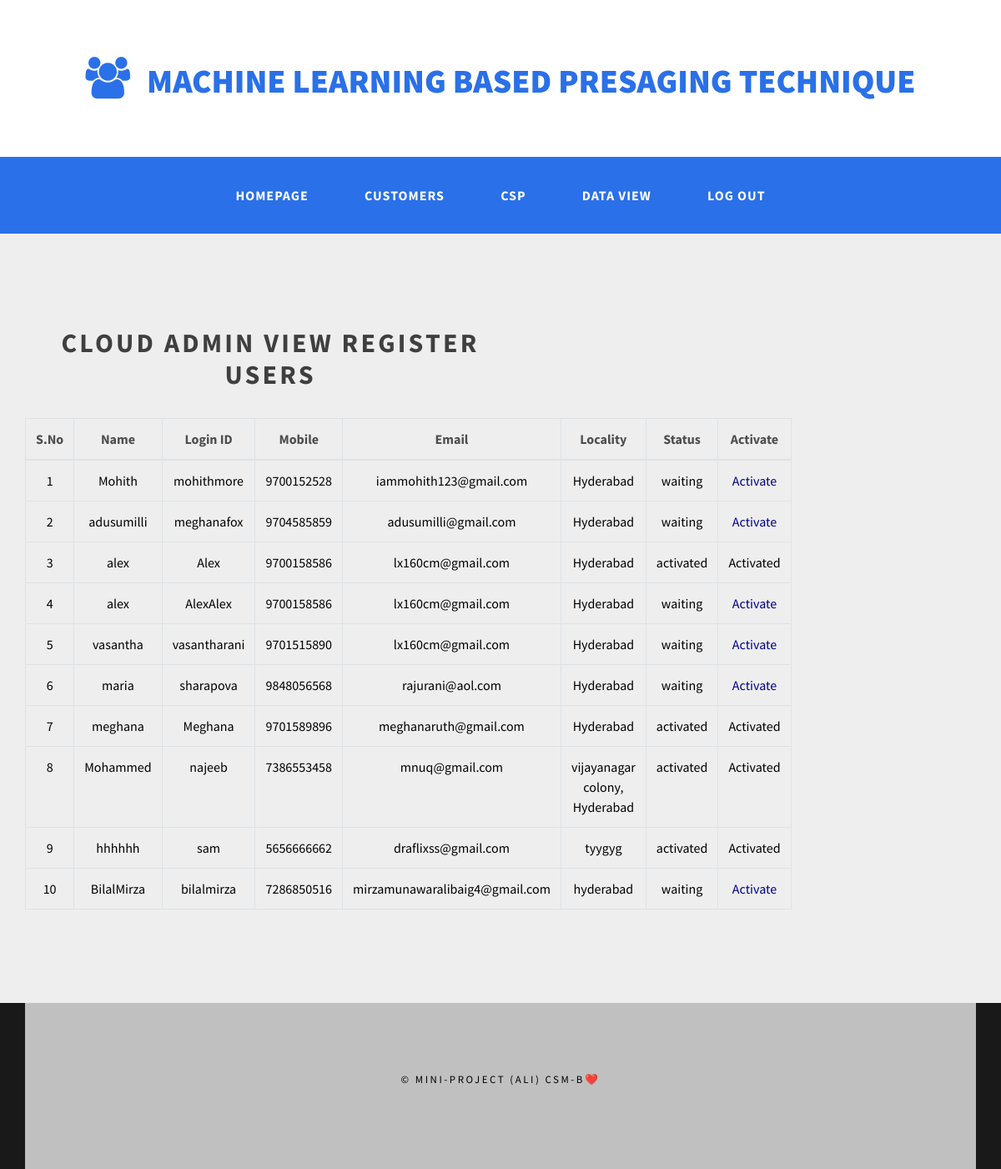
The page /CloudCustomers/ on the database as committed earlier.
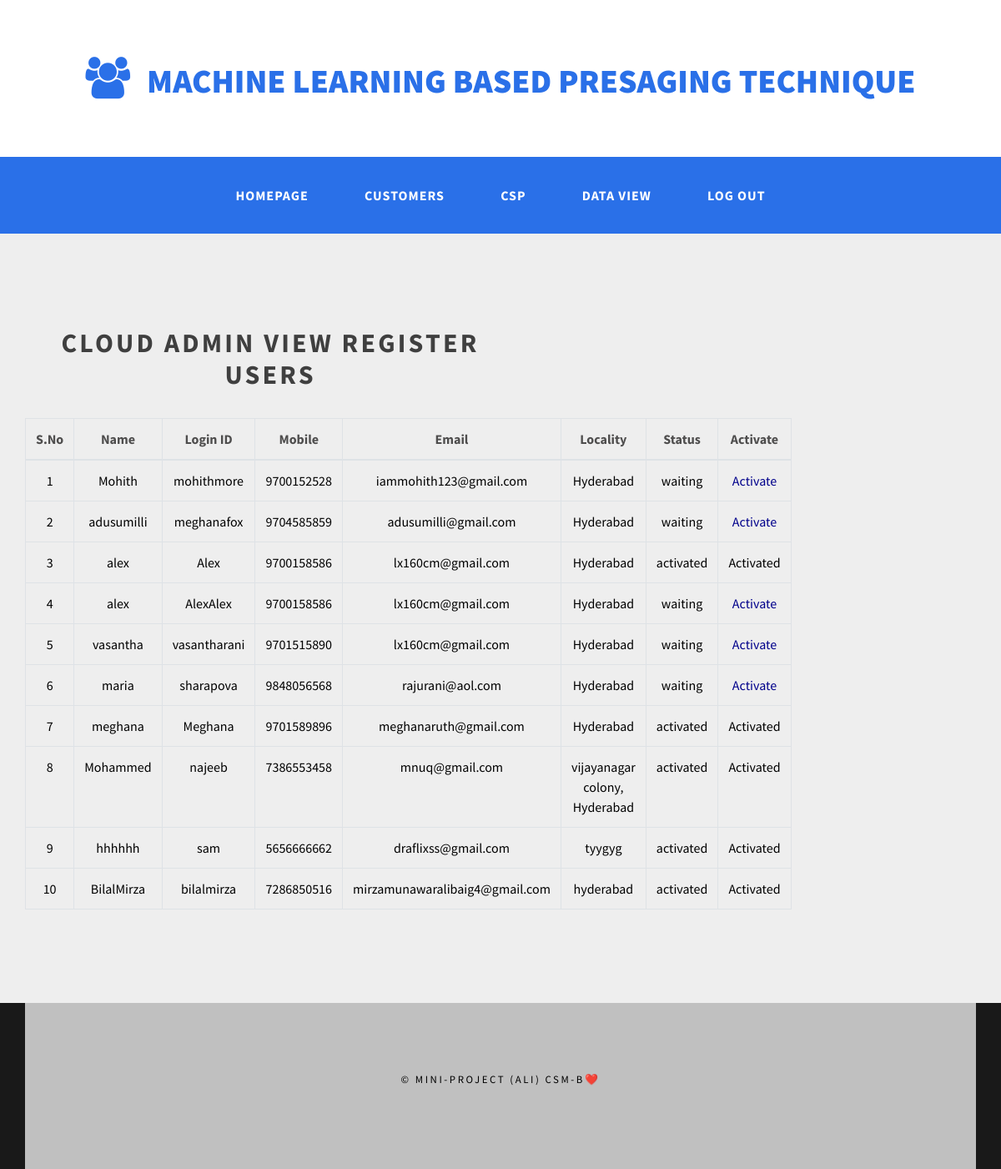
The same page on the database as committed later.
### PresagingTechnique/models.py (models this page shows, shortened)
class CustomerRegistrationModel(models.Model):
    name = models.CharField(max_length=100)
    loginid = models.CharField(unique=True,max_length=100)
    password = models.CharField(max_length=100)
    mobile = models.CharField(max_length=100)
    email = models.CharField(max_length=100)
    locality = models.CharField(max_length=100)
    address = models.CharField(max_length=1000)
    city = models.CharField(max_length=100)
    state = models.CharField(max_length=100)
    status  = models.CharField(max_length=100)
    class Meta:
        db_table='Customers'

### cloud/views.py (the view)
# urls.py: path('CloudCustomers/',cloud.CloudCustomers,name='CloudCustomers'),
def CloudCustomers(request):
    cust = CustomerRegistrationModel.objects.all()
    return render(request,'clouds/CloudCust.html',{'cust':cust})

### assets/templates/clouds/CloudCust.html (shortened to what this page needs)
{% extends 'clouds/CloudBase.html'%} {%load static%} {%block contents%}
<div id="page-wrapper">
  <div class="container" id="page">
    <div id="content">
      <div class="title">
        <h2>Cloud Admin View Register Users</h2>
      </div>
      <table class="table table-bordered">
        <thead>
          <tr>
            <th>S.No</th>
            <th>Name</th>
            <th>Login ID</th>
            <th>Mobile</th>
            <th>Email</th>
            <th>Locality</th>
            <th>Status</th>
            <th>Activate</th>
          </tr>
        </thead>
        <tbody>
          {% for i in cust %}
          <tr style="color: Black">
            <td>{{forloop.counter}}</td>
            <td>{{i.name}}</td>
            <td>{{i.loginid}}</td>
            <td>{{i.mobile}}</td>
            <td>{{i.email}}</td>
            <td>{{i.locality}}</td>
            <td>{{i.status}}</td>
            {% if i.status == 'waiting' %}
            <td>
              <a
                class="btn-link"
                href="/CloudActivateUsers/?uid={{ i.id }}"
                style="color: DARKBLUE"
                >Activate</a
              >
            </td>
            {% else %}
            <td>Activated</td>
            {% endif %}
          </tr>
          {% endfor %}
        </tbody>
      </table>
    </div>
  </div>
</div>
{%endblock%}

Rows that differ between the two databases and show on the page:
changed CustomerRegistrationModel "BilalMirza": status "waiting" → "activated"; status "Activate" → "Activated"
